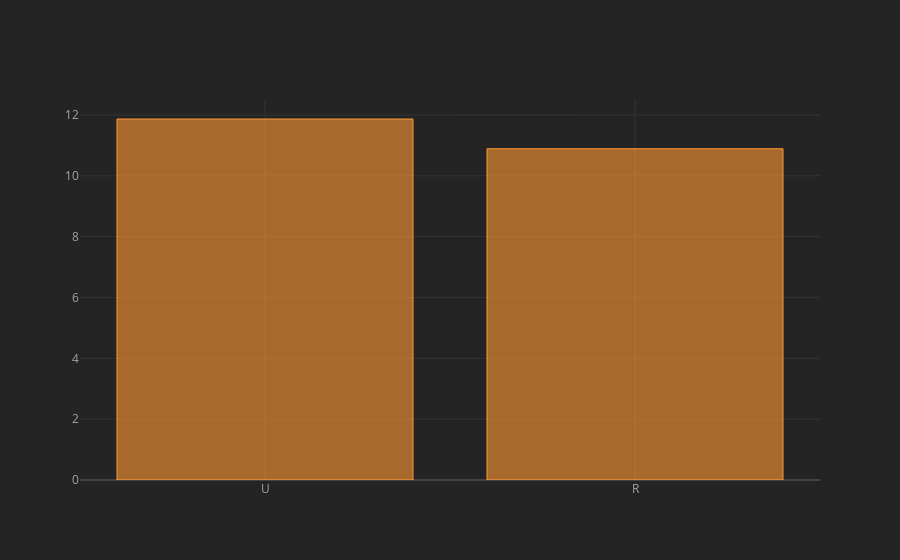

Notebook source saved alongside this figure:
### Code cell
Address.G2.mean().sort_values(ascending=False).iplot(kind="bar")

### Figure 1 — Plotly figure (JSON) as saved in the notebook; plotly's stock layout.template omitted (floating-point values rounded to 4 significant figures)
{"data": [{"marker": {"color": "rgba(255, 153, 51, 0.6)", "line": {"color": "rgba(255, 153, 51, 1.0)", "width": 1}}, "name": "G2", "orientation": "v", "text": "", "type": "bar", "x": ["U", "R"], "y": [11.87, 10.89]}], "layout": {"legend": {"bgcolor": "#242424", "font": {"color": "#F4F4F4"}}, "paper_bgcolor": "#242424", "plot_bgcolor": "#242424", "title": {"font": {"color": "#F4F4F4"}}, "xaxis": {"gridcolor": "#343434", "showgrid": true, "tickfont": {"color": "#A4A4A4"}, "title": {"font": {"color": "#A4A4A4"}, "text": ""}, "zerolinecolor": "#444444"}, "yaxis": {"gridcolor": "#343434", "showgrid": true, "tickfont": {"color": "#A4A4A4"}, "title": {"font": {"color": "#A4A4A4"}, "text": ""}, "zerolinecolor": "#444444"}}}
